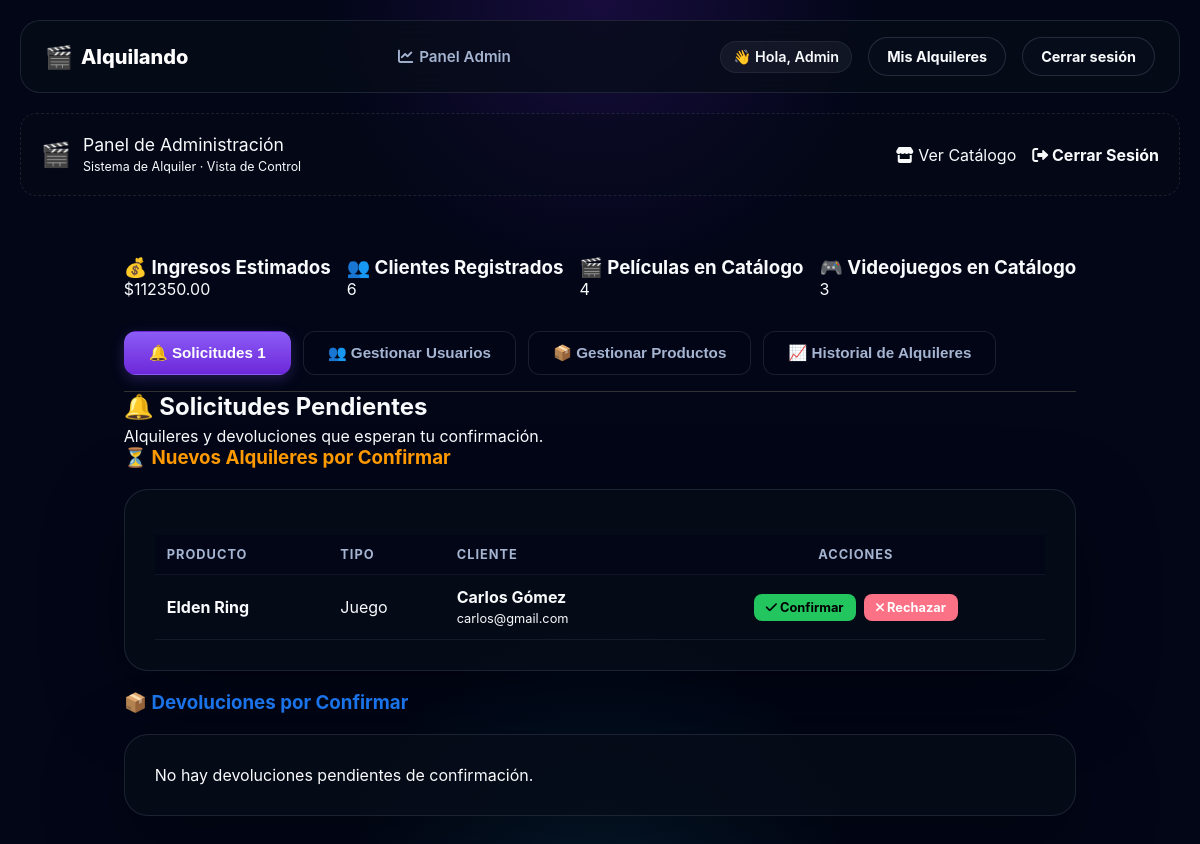
The page /admin/dashboard (signed in) on the database as committed earlier.
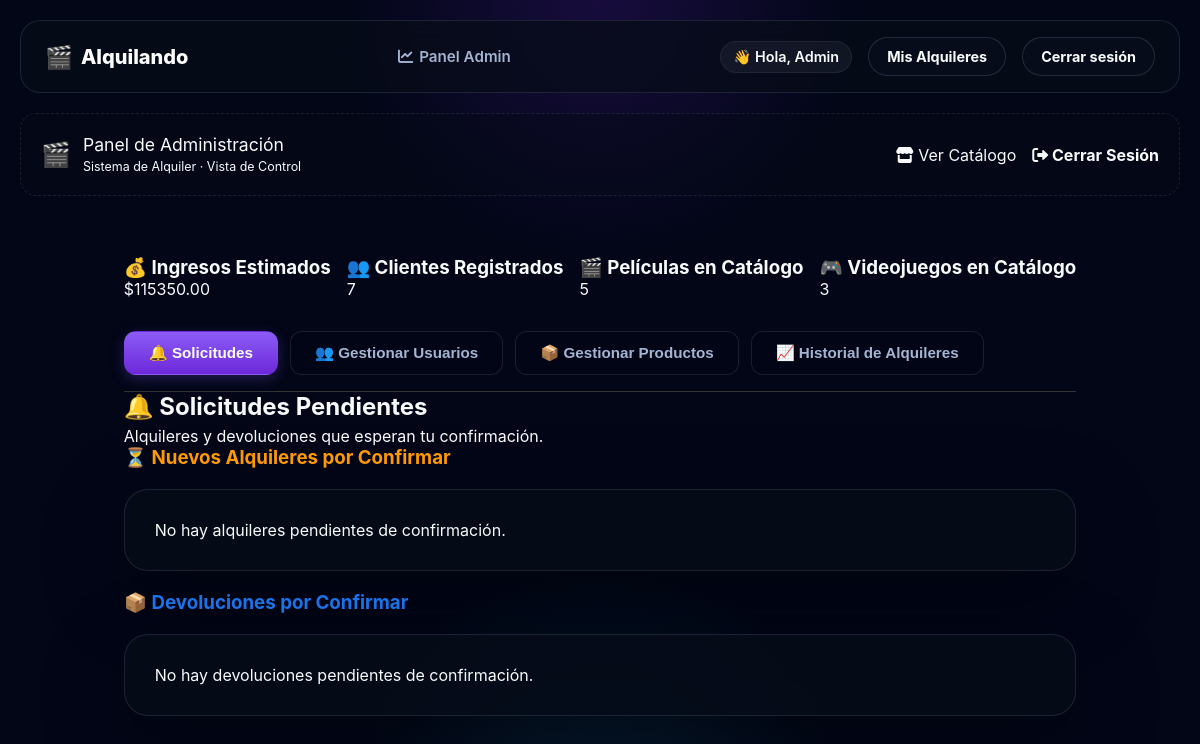
The same page on the database as committed later.
### app.py (models this page shows, shortened)
class ProductoAlquiler(db.Model):
    __tablename__ = 'productos_alquiler'
    id = db.Column(db.Integer, primary_key=True)
    titulo = db.Column(db.String(100), nullable=False)
    genero = db.Column(db.String(50), nullable=True)
    alquilado = db.Column(db.Boolean, default=False)
    precio_alquiler = db.Column(db.Float, nullable=False)
    stock = db.Column(db.Integer, default=1)
    imagen = db.Column(db.String(100), default='default.jpg')
    contador_alquileres = db.Column(db.Integer, default=0)
    tipo_producto = db.Column(db.String(50))
    usuario_id = db.Column(db.Integer, db.ForeignKey('usuarios.id'), nullable=True)
    fecha_alquiler = db.Column(db.DateTime, nullable=True)
    fecha_vencimiento = db.Column(db.DateTime, nullable=True)
    estado = db.Column(db.String(30), default='disponible')
    __mapper_args__ = {
        'polymorphic_on': tipo_producto,
        'polymorphic_identity': 'producto_generico'
    }
    def esta_vencido(self):
        if self.fecha_vencimiento and datetime.now() > self.fecha_vencimiento:
            return True
        return False

class Juego(ProductoAlquiler):
    plataforma = db.Column(db.String(50), nullable=True)
    __mapper_args__ = {'polymorphic_identity': 'juego'}

class Usuario(db.Model):
    __tablename__ = 'usuarios'
    id = db.Column(db.Integer, primary_key=True)
    nombre = db.Column(db.String(100), nullable=False)
    email = db.Column(db.String(100), unique=True, nullable=False)
    password = db.Column(db.String(100), nullable=False)
    rol = db.Column(db.String(20), default='cliente')
    bloqueado = db.Column(db.Boolean, default=False)
    activo = db.Column(db.Boolean, default=False)
    alquileres = db.relationship('ProductoAlquiler', backref='usuario', lazy=True)
    reservas_solicitadas = db.relationship('ProductoAlquiler', secondary=lista_espera, backref=db.backref('en_espera', lazy=True))
    def es_admin(self):
        return self.rol == 'admin'
    @classmethod
    def buscar_por_id(cls, usuario_id):
        return cls.query.get(usuario_id)

### app.py (the view, shortened to what this page needs)
@app.route('/admin/dashboard', methods=['GET', 'POST'])
@requiere_nivel( 5) # Protegido con el decorador de tu amigo
def dashboard():
    usuario_actual = Usuario.buscar_por_id(session.get('usuario_id'))
    usuarios_registrados = Usuario.query.filter(Usuario.rol == 'cliente').all()
    todos_los_productos = ProductoAlquiler.query.all()
    alquileres_activos = ProductoAlquiler.query.filter(ProductoAlquiler.estado == 'activo').all()
    return render_template(
        'dashboard.html',
        u_total=Usuario.query.count(),
        p_total=Pelicula.query.count(),
        j_total=Juego.query.count(),
        ingresos=GestorInventario.calcular_ingresos_estimados(),
        usuarios=usuarios_registrados,
        productos=todos_los_productos,
        alquileres=alquileres_activos,
        solicitudes=GestorInventario.solicitudes_pendientes(),
        devoluciones=GestorInventario.devoluciones_pendientes(),
        es_admin=usuario_actual.es_admin()
    )

### app.py (called while the page is built)
def requiere_nivel(nivel_minimo):
    def decorator(f):
        @wraps(f)
        def decorated_function(*args, **kwargs):
            rol_usuario = session.get('usuario_rol', 'cliente')
            nivel_usuario = NIVELES_ACCESO.get(rol_usuario, 1)
            if nivel_usuario < nivel_minimo:
                flash("No tenés permisos suficientes para entrar acá.", "danger")
                return redirect(url_for('inicio'))
            return f(*args, **kwargs)
        return decorated_function
    return decorator

    @staticmethod
    def calcular_ingresos_estimados():
        todos_los_productos = ProductoAlquiler.query.all()
        return sum(p.precio_alquiler * p.contador_alquileres for p in todos_los_productos)

    @staticmethod
    def solicitudes_pendientes():
        return ProductoAlquiler.query.filter_by(estado='pendiente').all()

    @staticmethod
    def devoluciones_pendientes():
        return ProductoAlquiler.query.filter_by(estado='dev_pendiente').all()

### templates/dashboard.html (shortened to what this page needs)
{% extends 'base.html' %}
{% block content %}
<div class="panel-header">
    <div style="display: flex; align-items: center; gap: 12px;">
        <span style="font-size: 1.5rem;">🎬</span>
        <div>
            <span style="font-size: 1.1rem;">Panel de Administración</span><br>
            <span class="texto-gris" style="font-size: 0.78rem;">Sistema de Alquiler · Vista de Control</span>
        </div>
    </div>
    <nav style="display: flex; gap: 16px; align-items: center;">
        <a href="{{ url_for('inicio') }}" class="texto-claro">
            <i class="fas fa-store"></i> Ver Catálogo
        </a>
        <a href="{{ url_for('logout') }}" class="nav-peligro" style="font-weight: bold;">
            <i class="fas fa-sign-out-alt"></i> Cerrar Sesión
        </a>
    </nav>
</div>
<main style="max-width: 1300px; margin: 30px auto; padding: 0 24px;">
    <div style="display: flex; gap: 16px; margin-bottom: 32px; flex-wrap: wrap;">
        <div class="stat-card verde">
            <h3>💰 Ingresos Estimados</h3>
            <p class="texto-verde">${{ "%.2f"|format(ingresos) }}</p>
        </div>
        <div class="stat-card azul">
            <h3>👥 Clientes Registrados</h3>
            <p>{{ u_total - 1 }}</p>
        </div>
        <div class="stat-card naranja">
            <h3>🎬 Películas en Catálogo</h3>
            <p>{{ p_total }}</p>
        </div>
        <div class="stat-card rojo">
            <h3>🎮 Videojuegos en Catálogo</h3>
            <p>{{ j_total }}</p>
        </div>
    </div>
    <div style="display: flex; gap: 12px; border-bottom: 1px solid #333; padding-bottom: 16px; flex-wrap: wrap;">
        <button class="tab-btn active" onclick="cambiarPestana('solicitudes', this)">
            🔔 Solicitudes
            {% set total_pendientes = solicitudes|length + devoluciones|length %}
            {% if total_pendientes > 0 %}
                <span class="badge-tab">{{ total_pendientes }}</span>
            {% endif %}
        </button>
        {% if es_admin %}
        <button class="tab-btn" onclick="cambiarPestana('usuarios', this)">👥 Gestionar Usuarios</button>
        {% endif %}
        <button class="tab-btn" onclick="cambiarPestana('productos', this)">📦 Gestionar Productos</button>
        {% if es_admin %}
        <button class="tab-btn" onclick="cambiarPestana('ganancias', this)">📈 Historial de Alquileres</button>
        {% endif %}
    </div>
    <div id="solicitudes" class="tab-content active">
        <h2 class="subtitulo-seccion" style="margin-bottom: 5px;">🔔 Solicitudes Pendientes</h2>
        <p class="texto-apoyo">Alquileres y devoluciones que esperan tu confirmación.</p>
        <h3 class="subtitulo-seccion" style="color: #ff9900;">⏳ Nuevos Alquileres por Confirmar</h3>
        <div class="caja-datos">
            {% if solicitudes %}
                <table class="tabla-panel">
                    <thead>
                        <tr>
                            <th>Producto</th>
                            <th>Tipo</th>
                            <th>Cliente</th>
                            <th style="text-align: center;">Acciones</th>
                        </tr>
                    </thead>
                    <tbody>
                        {% for s in solicitudes %}
                        <tr>
                            <td style="font-weight: bold;">{{ s.titulo }}</td>
                            <td class="texto-claro" style="text-transform: capitalize;">{{ s.tipo_producto }}</td>
                            <td>
                                <span style="font-weight: bold;">{{ s.usuario.nombre }}</span><br>
                                <span class="texto-gris" style="font-size: 0.8rem;">{{ s.usuario.email }}</span>
                            </td>
                            <td style="text-align: center; white-space: nowrap;">
                                <a href="{{ url_for('confirmar_alquiler', prod_id=s.id) }}" class="btn-accion ok">
                                    <i class="fas fa-check"></i> Confirmar
                                </a>
                                <a href="{{ url_for('rechazar_alquiler', prod_id=s.id) }}"
                                   onclick="return confirm('¿Rechazar la solicitud de {{ s.usuario.nombre }}?');"
                                   class="btn-accion peligro">
                                    <i class="fas fa-times"></i> Rechazar
                                </a>
                            </td>
                        </tr>
                        {% endfor %}
                    </tbody>
                </table>
            {% else %}
                <p class="texto-vacio">No hay alquileres pendientes de confirmación.</p>
            {% endif %}
        </div>
        <h3 class="subtitulo-seccion" style="color: #1a73e8;">📦 Devoluciones por Confirmar</h3>
        <div class="caja-datos">
            {% if devoluciones %}
                <table class="tabla-panel">
                    <thead>
                        <tr>
                            <th>Producto</th>
                            <th>Tipo</th>
                            <th>Cliente</th>
                            <th style="text-align: center;">Acción</th>
                        </tr>
                    </thead>
                    <tbody>
                        {% for d in devoluciones %}
                        <tr>
                            <td style="font-weight: bold;">{{ d.titulo }}</td>
                            <td class="texto-claro" style="text-transform: capitalize;">{{ d.tipo_producto }}</td>
                            <td>
                                <span style="font-weight: bold;">{{ d.usuario.nombre }}</span><br>
                                <span class="texto-gris" style="font-size: 0.8rem;">{{ d.usuario.email }}</span>
                            </td>
                            <td style="text-align: center;">
                                <a href="{{ url_for('confirmar_devolucion', prod_id=d.id) }}" class="btn-accion ok">
                                    <i class="fas fa-box-open"></i> Confirmar Devolución
                                </a>
                            </td>
                        </tr>
                        {% endfor %}
                    </tbody>
                </table>
            {% else %}
                <p class="texto-vacio">No hay devoluciones pendientes de confirmación.</p>
            {% endif %}
        </div>
    </div>
</main>
{% endblock %}

### templates/base.html (shortened to what this page needs)
<!DOCTYPE html>
<html lang="es">
<head>
    <link rel="stylesheet" href="{{ url_for('static', filename='estilos.css') }}">
    <link rel="stylesheet" href="https://cdnjs.cloudflare.com/ajax/libs/font-awesome/6.0.0/css/all.min.css">
</head>
<body class="page-body">
    <div class="page-shell">
        <header class="site-header">
            <a class="brand" href="{{ url_for('inicio') }}">
                <span class="brand-mark">🎬</span>
                <span class="brand-text">Alquilando</span>
            </a>
            <nav class="site-nav" aria-label="Navegación principal">
                {% if session.get('usuario_rol') in ('admin', 'empleado') %}
                    <a class="nav-link" href="{{ url_for('dashboard') }}">
                        <i class="fa-solid to fa-chart-line"></i> Panel Admin
                    </a>
                {% endif %}
            </nav>
            <div class="auth-actions">
                {% if session.get('usuario_nombre') %}
                    <div class="user-pill">👋 Hola, {{ session['usuario_nombre'] }}</div>
                    <a class="btn btn-secondary" href="{{ url_for('mis_alquileres') }}">Mis Alquileres</a>
                    <a class="btn btn-secondary" href="{{ url_for('logout') }}">Cerrar sesión</a>
                {% else %}
                    <a class="btn btn-secondary" href="{{ url_for('login') }}">Iniciar sesión</a>
                    <a class="btn btn-primary" href="{{ url_for('registro') }}">Registrarse</a>
                {% endif %}
            </div>
        </header>
        <main class="main-content">
            {% block content %}{% endblock %}
        </main>
    </div>
</body>
</html>

### static/estilos.css (style rules this page uses)
* { box-sizing: border-box; }
:root { --bg-main: #020617; --bg-soft: rgba(8, 15, 29, 0.78); --panel: rgba(7, 12, 24, 0.7); --panel-strong: rgba(7, 12, 24, 0.9); --border: rgba(148, 163, 184, 0.16); --border-soft: rgba(148, 163, 184, 0.1); --text-main: #f8fafc; --text-muted: #a5b4d1; --accent: #8b5cf6; --accent-strong: #6d28d9; --accent-soft: rgba(139, 92, 246, 0.22); --success: #22c55e; --warning: #fbbf24; --danger: #fb7185; --shadow: 0 24px 80px rgba(0, 0, 0, 0.38); }
body { margin: 0; min-height: 100vh; font-family: Inter, system-ui, -apple-system, BlinkMacSystemFont, "Segoe UI", sans-serif; color: var(--text-main); background: radial-gradient(circle at top, rgba(91, 33, 182, 0.24), transparent 26%), radial-gradient(circle at bottom, rgba(14, 116, 144, 0.18), transparent 24%), var(--bg-main); }
body, h1, h2, h3, p { margin: 0; }
a { color: var(--text-main); text-decoration: none; transition: opacity 0.2s; }
.page-shell { max-width: 1280px; margin: 0 auto; padding: 20px; }
.main-content { display: flex; flex-direction: column; gap: 20px; }
.btn { display: inline-flex; align-items: center; justify-content: center; padding: 10px 18px; border-radius: 999px; border: 1px solid transparent; font-weight: 700; cursor: pointer; text-decoration: none; font-size: 0.9rem; transition: transform 0.2s ease, box-shadow 0.2s ease, border-color 0.2s ease; }
.btn-secondary { background: rgba(8, 15, 29, 0.72); color: var(--text-main); border-color: rgba(148, 163, 184, 0.2); }
.form-card, .caja-datos, .admin-panel { max-width: 560px; margin: 40px auto; background: rgba(7, 12, 24, 0.85); border: 1px solid var(--border); border-radius: 24px; padding: 30px; box-shadow: var(--shadow); }
.caja-datos { max-width: 100%; margin: 20px 0; }
.tab-btn { padding: 12px 24px; background: rgba(2, 6, 23, 0.6); color: var(--text-muted); border: 1px solid var(--border); font-weight: bold; cursor: pointer; border-radius: 12px; font-size: 0.95rem; transition: all 0.2s; }
.tab-btn.active { background: linear-gradient(180deg, var(--accent), var(--accent-strong)); color: #fff; border-color: transparent; box-shadow: 0 4px 14px rgba(139, 92, 246, 0.25); }
.tab-content { display: none; }
.tab-content.active { display: block; }
.site-header { display: flex; justify-content: space-between; align-items: center; padding: 16px 24px; background: rgba(7, 12, 24, 0.75); border: 1px solid var(--border); border-radius: 20px; backdrop-filter: blur(12px); margin-bottom: 20px; }
.brand { display: flex; align-items: center; gap: 8px; font-size: 1.25rem; font-weight: 800; color: #fff; }
.brand-mark { font-size: 1.4rem; }
.site-nav { display: flex; align-items: center; gap: 24px; }
.site-nav .nav-link { display: flex; align-items: center; gap: 6px; font-size: 0.95rem; font-weight: 600; color: var(--text-muted); transition: color 0.2s ease; }
.auth-actions { display: flex; align-items: center; gap: 16px; }
.user-pill { font-size: 0.9rem; color: var(--text-main); font-weight: 600; background: rgba(248, 250, 252, 0.05); padding: 6px 12px; border-radius: 999px; border: 1px solid var(--border-soft); }
.panel-header { display: flex; justify-content: space-between; align-items: center; padding: 20px; background: rgba(7, 12, 24, 0.4); border: 1px dashed var(--border); border-radius: 16px; margin-bottom: 10px; }

Rows that differ between the two databases and show on the page:
no longer on this page (row edited): Juego: titulo "Elden Ring", tipo_producto "Juego", usuario.nombre "Carlos Gómez", usuario.email "carlos@gmail.com"
Other text that changed with them:
{{ "%.2f"|format(ingresos) }}: "112350.00" → "115350.00"
{{ u_total - 1 }}: "6" → "7"
{{ p_total }}: "4" → "5"
{{ total_pendientes }}: "1" → (not shown)
text no longer shown: "PRODUCTO TIPO CLIENTE ACCIONES"
text now shown: "No hay alquileres pendientes de confirmación."
